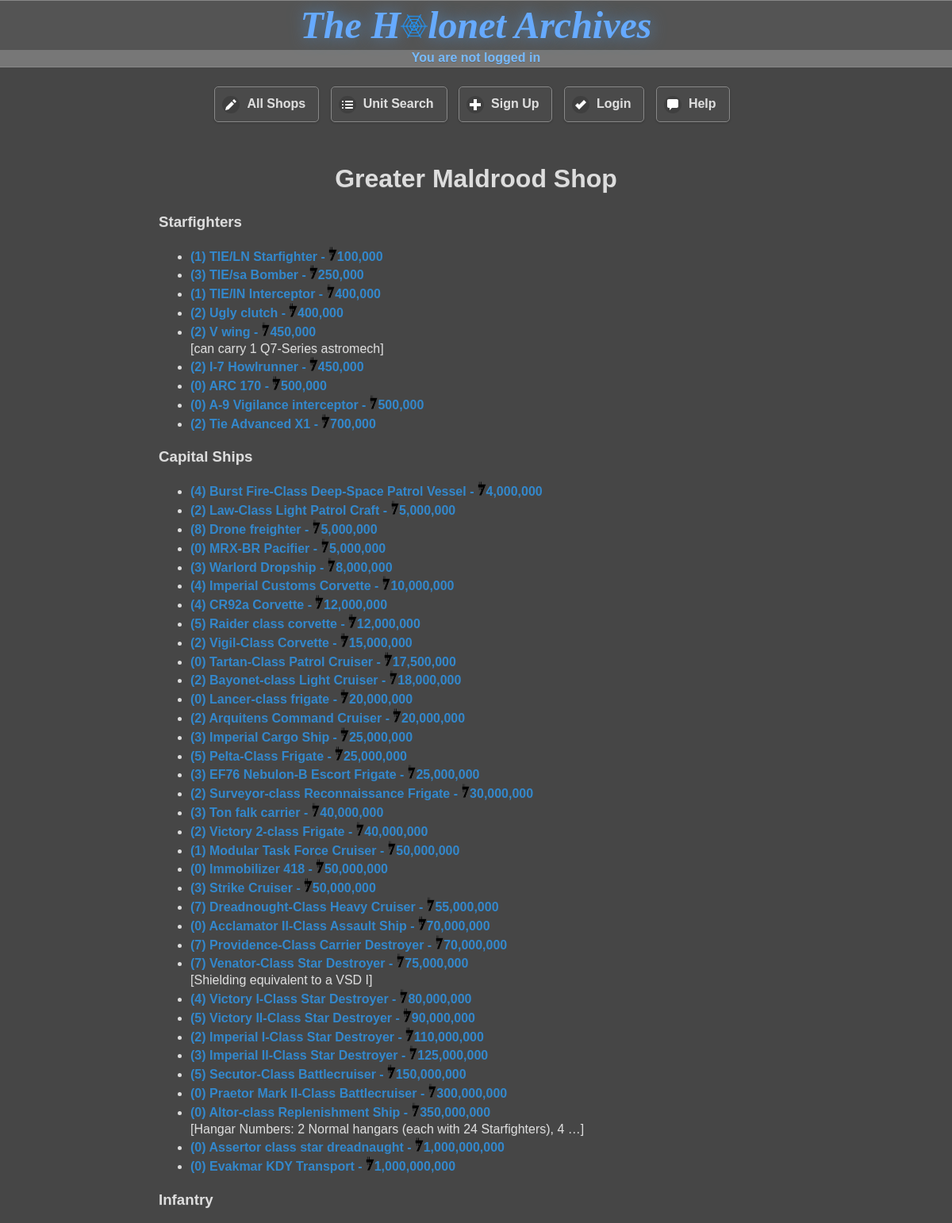
The page /public_html/shop_page?sid=55 (upper part) on the database its author committed.
### tables this page shows
CREATE TABLE `unit` (
  `unit_id` smallint(5) unsigned NOT NULL AUTO_INCREMENT,
  `unit_type` smallint(5) unsigned DEFAULT NULL,
  `name` varchar(128) DEFAULT NULL,
  `alias` varchar(32) DEFAULT NULL,
  `price` bigint(20) unsigned DEFAULT NULL,
  `modslots` tinyint(3) unsigned DEFAULT NULL,
  `uc_limit` smallint(5) unsigned DEFAULT NULL,
  `length` float DEFAULT NULL,
  `height` float DEFAULT NULL,
  `width` float DEFAULT NULL,
  `hyperdrive` float DEFAULT NULL,
  `backup` float DEFAULT NULL,
  `mglt` tinyint(3) unsigned DEFAULT NULL,
  `kmh` smallint(5) unsigned DEFAULT NULL,
  `shield` tinyint(3) unsigned DEFAULT NULL,
  `hull` tinyint(3) unsigned DEFAULT NULL,
  `sbd` smallint(5) unsigned DEFAULT NULL,
  `ru` smallint(5) unsigned DEFAULT NULL,
  `points` float DEFAULT NULL,
  `is_special` tinyint(3) unsigned DEFAULT NULL,
  `notes` varchar(1024) DEFAULT NULL,
  `wiki_link` varchar(128) DEFAULT NULL,
  `max_height` float DEFAULT NULL,
  `access` int(10) unsigned DEFAULT NULL,
  `mass` int(10) unsigned DEFAULT NULL,
  PRIMARY KEY (`unit_id`),
  KEY `unit_type` (`unit_type`),
  KEY `shield` (`shield`),
  KEY `hull` (`hull`),
  CONSTRAINT `unit_ibfk_1` FOREIGN KEY (`unit_type`) REFERENCES `unit_type` (`unit_type`),
  CONSTRAINT `unit_ibfk_2` FOREIGN KEY (`shield`) REFERENCES `strength` (`strength_no`),
  CONSTRAINT `unit_ibfk_3` FOREIGN KEY (`hull`) REFERENCES `strength` (`strength_no`)
);

### php/functions.php (the view, shortened to what this page needs)
<?php
    function sanitise_string(&$pdo, $var) {
        $var = strip_tags($var);
        $var = htmlentities($var, ENT_QUOTES);
        $result = $pdo->quote($var);
        return str_replace("'", "", $result);
    }
    function generate_random_string() {
        return substr(md5(rand()), 0, 7);
    }
    function check_user_status() {
        if (isset($_SESSION['user'])) {
            $user = $_SESSION['user'];
            $logged_in = TRUE;
            $userstr = ": " . $user;
            $logged_in_as = "You are logged in as $user";
        }
        else {
            $user = '';
            $userstr = "";
            $logged_in = FALSE;
            $logged_in_as = "You are not logged in";
        }
        return array($user, $userstr, $logged_in, $logged_in_as);
    }
    function get_shop_stats(&$pdo, $shop_id) {
        $result = $pdo->query(<<<_END
        SELECT
            u.unit_id,
            u.name,
            ut.type_description,
            u.modslots,
            s.shop_name,
            u.price,
            u.notes,
            u.uc_limit
        FROM
            units_in_shop AS us
        JOIN shop AS s
        ON
            s.shop_id = us.shop_id
        JOIN unit AS u
        ON
            us.unit_id = u.unit_id
        LEFT JOIN unit_type AS ut
        ON
            ut.unit_type = u.unit_type
        WHERE
            s.shop_id = $shop_id
        ORDER BY
            u.unit_type
        _END);
        $units = [];
        while ($row = $result->fetch()) {
            $units[] = $row;
        }
        $shop_name = $units[0]['shop_name'];
        foreach ($units as $index => $unit) {
            unset($units[$index]['shop_name']);
        }
        return array($shop_name, $units);
    }
    function collect_unit_types($units) {
        $unit_types = [];
        foreach ($units as $unit) {
            if (!in_array($unit['type_description'], $unit_types)) {
                $unit_types[] = $unit['type_description'];
            }
        }
        return $unit_types;
    }
    function sort_units_by_attribute(&$units, $attr) {
        $arr_size = sizeof($units);
        for ($i = 1; $i < $arr_size; $i++) {
            $lower = 0;
            $upper = $i-1;
            while ($lower <= $upper) {
                $middle = intval(($lower + $upper)/2);
                if ($units[$i][$attr] >= $units[$middle][$attr]) $lower = $middle + 1;
                else $upper = $middle - 1;
            }
            if ($units[$i][$attr] >= $units[$middle][$attr]) $position = $middle + 1;
            else $position = $middle;
            for ($j = $i; $j > $position; $j--) {
                swap_array_values($units, $j, $j-1);
            }
        }
        return $units;
    }
    function search_for_units($units, $attr, $value) {
        $found_at = FALSE;
        foreach ($units as $index => $unit) {
            if ($unit[$attr] == $value) {
                $found_at = $index;
                break;
            }
        }
        return $found_at;
    }
    function get_units_of_attr($units, $attr, $value) {
        $found_at = search_for_units($units, $attr, $value);
        $units_of_attr = [];
        while ($found_at !== FALSE) {
            $units_of_attr[] = $units[$found_at];
            unset($units[$found_at]);
            $found_at = search_for_units($units, $attr, $value);
        }
        return $units_of_attr;
    }
    function display_shop_unit($unit) {
        $C = 'constant';
        $unit_id = $unit['unit_id'];
        $str = "<li><a class='unit-links' data-transition='slide' href='{$C('WEBSITE_ROOT')}/unit_page?uid=$unit_id'>(" . $unit['modslots'] . ") ";
        $str .= $unit['name'];
        $price = $unit['price'];
        if ($price != 0) $str .= " - <img src='{$C('WEBSITE_ROOT')}/data/images/credit_symbol.png' alt='credits' height='18px'  />" . number_format($price);
        $str .= "</a>";
        if (not_null($unit['notes']) && $unit['notes'] !== '') {
            $str .= "<br  />[" . substr($unit['notes'], 0, 64);
            $str .= strlen($unit['notes']) > 64 ? "&hellip;]" : "]";
        }
        $str .=  "</li>";
        return $str;
    }
    function normalise_unit_types($type) {
        switch ($type) {
            case 'Small Vehicle':
                return 'Vehicle';
            case 'Medium Vehicle':
                return 'Vehicle';
            default:
                return $type;
        }
    }
    function display_shop($shop_name, $units) {
        foreach ($units as $index => $unit) {
            $units[$index]['type_description'] = normalise_unit_types($unit['type_description']);
        }
        $types = collect_unit_types($units);
        sort_unit_types($types);
        echo "<h1 class='centre'>$shop_name</h1>";
        foreach ($types as $type) {
            echo "<div><h3>" . pluralise($type) . "</h3><ul>";
            $units_of_type = get_units_of_attr($units, 'type_description',  $type);
            sort_units_by_attribute($units_of_type, 'price');
            foreach ($units_of_type as $unit) {
                echo display_shop_unit($unit);
            }
            echo "</ul></div>";
        }
    }
    function validate_id(&$pdo, $id, $table) {
        $query = $pdo->query("SELECT * FROM $table WHERE $table" . "_id = '$id'");
        if (!is_numeric($id)) {
            return "ID must be an integer, please try again.";
        } elseif ($query->rowCount() == 0) {
            return "That entry does not exist, please try again";
        } else return '';
    }
    function pluralise($phrase) {
        if (strtolower(substr($phrase, -1)) == 's') {
            return $phrase;
        } elseif (strtolower($phrase) == 'crew') {
            return $phrase;
        } elseif (strtolower($phrase) == 'infantry') {
            return $phrase;
        } else return $phrase . "s";
    }
    function not_null($val) { return (!($val === NULL)); }

### php/header.php (shortened to what this page needs)
<?php
    require_once 'functions.php';
    $pdo = initialise_mysql_connection(MYSQL_HOST, MYSQL_DATABASE, MYSQL_USER, MYSQL_PASS);
    $C = 'constant';
    echo <<<_ECHO
    <!DOCTYPE html>
    <html lang='eng' dir='ltr'>
        <head>
            <meta charset='utf-8'  />
            <meta name='viewport' content='width=device-width, initial-scale=1'  />
            <link rel='stylesheet' href='{$C('WEBSITE_ROOT')}/_/js/jquery_mobile/jquery.mobile-1.4.5.css'  />
            <link rel='stylesheet' href='{$C('WEBSITE_ROOT')}/_/css/holonet-original.css'  />
            <link rel='stylesheet' href='{$C('WEBSITE_ROOT')}/_/css/jquery.mobile.icons.min.css'  />
            <link rel='stylesheet' href='{$C('WEBSITE_ROOT')}/_/css/styles.css'  />
            <link rel='icon' href='{$C('WEBSITE_ROOT')}/data/images/favicon.ico' type='image/ico'  />
            <script type='text/javascript' src='{$C('WEBSITE_ROOT')}/_/js/OSC.js'></script>
            <script type='text/javascript' src='{$C('WEBSITE_ROOT')}/_/js/javascript.js'></script>
            <script type='text/javascript' src='{$C('WEBSITE_ROOT')}/_/js/jquery/jquery-2.1.4.js'></script>
            <script type='text/javascript' src='{$C('WEBSITE_ROOT')}/_/js/jquery_mobile/jquery.mobile-1.4.5.js'></script>
    _ECHO;
    $randstr = generate_random_string();
    list($user, $userstr, $logged_in, $logged_in_as) = check_user_status();
    $privilege = $logged_in ? check_user_privilege($pdo, $user) : [];
    echo <<<_ECHO
            <title>The Holonet Archives$userstr</title>
        </head>
        </body>
            <div data-role='page'>
                <div data-role='header'>
                    <div class='centre'>
                        <a class='no-show' href='{$C('WEBSITE_ROOT')}?r=$randstr'>
                            <span id='logo'>The H<img height='30px' id='net' src='{$C('WEBSITE_ROOT')}/data/images/logo.png' alt='o'  />lonet Archives</span>
                        </a>
                    </div>
                    <div id='center-username' class='username'>$logged_in_as</div>
                </div>
                <div data-role='content'>
    _ECHO;
    if ($logged_in) {
        echo "<div class='centre'>";
        if (in_array(3, $privilege)) {
            echo "<a data-role='button' data-inline='true' data-icon='edit' data-transtition='slidefade' href='{$C('WEBSITE_ROOT')}/modify_unit?r=$randstr'>Modify Unit</a>";
        }
        echo <<<_ECHO
                        <a data-role='button' data-inline='true' data-icon='tag' data-transtition='slidefade' href='{$C('WEBSITE_ROOT')}/shop_page?r=$randstr'>All Shops</a>
                        <a data-role='button' data-inline='true' data-icon='bullets' data-transtition='slidefade' data-ajax='false' href='{$C('WEBSITE_ROOT')}/unit_lookup?r=$randstr'>Unit Search</a>
                        <a data-role='button' data-inline='true' data-icon='action' data-transtition='slidefade' href='{$C('WEBSITE_ROOT')}/profile/log_out.php?r=$randstr'>Log out</a>
                        <a data-role='button' data-inline='true' data-icon='comment' data-transtition='slidefade' href='{$C('WEBSITE_ROOT')}/help/?r=$randstr'>Help</a>
                    </div>
        _ECHO;
    }
    else {
        echo <<<_ECHO
                    <div class='centre'>
                        <a data-role='button' data-inline='true' data-icon='edit' data-transtition='slidefade' href='{$C('WEBSITE_ROOT')}/shop_page?r=$randstr'>All Shops</a>
                        <a data-role='button' data-inline='true' data-icon='bullets' data-transtition='slidefade' data-ajax='false' href='{$C('WEBSITE_ROOT')}/unit_lookup?r=$randstr'>Unit Search</a>
                        <a data-role='button' data-inline='true' data-icon='plus' data-transtition='slidefade' href='{$C('WEBSITE_ROOT')}/profile/sign_up.php?r=$randstr'>Sign Up</a>
                        <a data-role='button' data-inline='true' data-icon='check' data-transtition='slidefade' href='{$C('WEBSITE_ROOT')}/profile/login.php?r=$randstr'>Login</a>
                        <a data-role='button' data-inline='true' data-icon='comment' data-transtition='slidefade' href='{$C('WEBSITE_ROOT')}/help/?r=$randstr'>Help</a>
                    </div>
        _ECHO;
    }

### public_html/shop_page/index.php (shortened to what this page needs)
<?php
    require_once '../../php/functions.php';
    require_once DOCUMENT_ROOT . 'php/header.php';
    if (isset($_GET['sid'])) {
        $shop_id = sanitise_string($pdo, $_GET['sid']);
        if ($shop_id == 47) {
            echo "<iframe class='youtube-embed-full' class='full-screen-image' src='https://www.youtube.com/embed/DJfg39WkMvE' title='YouTube video player' frameborder='0' allow='accelerometer; autoplay; clipboard-write; encrypted-media; gyroscope; picture-in-picture' allowfullscreen></iframe></div>";
            $no_footer = TRUE;
        } else {
            $is_valid_id = validate_id($pdo, $shop_id, 'shop');
            if ($is_valid_id == '') {
                $shop = get_shop_stats($pdo, $shop_id);
                echo "<br  />";
                echo <<<_END
                                <div class='shop'>
                _END;
                display_shop($shop[0], $shop[1]);
                echo <<<_END
                                </div>
                            </div>
                _END;
            } else {
                echo "<h4 class='centre'>$is_valid_id</h4></div>";
            }
        }
    }
    include_once DOCUMENT_ROOT . 'php/footer.php';

### php/footer.php (shortened to what this page needs)
<?php
    require_once 'functions.php';
    if (!isset($no_footer)) {
        echo "<div data-role='footer'>";
        echo "<div class='centre'>By using this website, you agree to the terms of service listed here: <a href='{$C('WEBSITE_ROOT')}/terms_of_use'>{$C('WEBSITE_ROOT')}/terms_of_use</a>";
    }
    echo <<<_END
                    <!--- Did you ever hear the tragedy of Darth Plagueis The Wise? I thought not. It’s not a story the Jedi would tell you. It’s a Sith legend. Darth Plagueis was a Dark Lord of the Sith, so powerful and so wise he could use the Force to influence the midichlorians to create life… He had such a knowledge of the dark side that he could even keep the ones he cared about from dying. The dark side of the Force is a pathway to many abilities some consider to be unnatural. He became so powerful… the only thing he was afraid of was losing his power, which eventually, of course, he did. Unfortunately, he taught his apprentice everything he knew, then his apprentice killed him in his sleep. Ironic. He could save others from death, but not himself.-->
                </div>
            </div>
        </body>
    </html>
    _END;

### public_html/_/css/holonet-original.css (style rules this page uses)
html { font-size: 100%; }
body, input, select, textarea, button, .ui-btn { font-size: 1em; line-height: 1.3; font-family: sans-serif ; }
.ui-btn, label.ui-btn { font-weight: bold; border-width: 1px; border-style: solid; }
.ui-btn { text-decoration: none !important; }
.ui-corner-all { -webkit-border-radius: .6em ; border-radius: .6em ; }
.ui-btn-corner-all, .ui-btn.ui-corner-all, .ui-slider-track.ui-corner-all, .ui-flipswitch.ui-corner-all, .ui-li-count { -webkit-border-radius: .3125em ; border-radius: .3125em ; }
.ui-btn-corner-all, .ui-corner-all { -webkit-background-clip: padding; background-clip: padding-box; }
.ui-shadow { -webkit-box-shadow: 0 1px 3px rgba(0,0,0,.2) ; -moz-box-shadow: 0 1px 3px rgba(0,0,0,.2) ; box-shadow: 0 1px 3px rgba(0,0,0,.2) ; }
.ui-btn-icon-left:after, .ui-btn-icon-right:after, .ui-btn-icon-top:after, .ui-btn-icon-bottom:after, .ui-btn-icon-notext:after { background-color: #666666 ; background-color: rgba(0,0,0,.15) ; background-position: center center; background-repeat: no-repeat; -webkit-border-radius: 1em; border-radius: 1em; }
.ui-bar-a, .ui-page-theme-a .ui-bar-inherit, html .ui-bar-a .ui-bar-inherit, html .ui-body-a .ui-bar-inherit, html body .ui-group-theme-a .ui-bar-inherit { background-color: #545454 ; border-color: #888888 ; color: #DDDDDD ; text-shadow: 0 1px 0 #666666 ; font-weight: bold; }
.ui-overlay-a, .ui-page-theme-a, .ui-page-theme-a .ui-panel-wrapper { background-color: #464646 ; border-color: #888888 ; color: #DDDDDD ; text-shadow: 0 1px 0 #555555 ; }
.ui-page-theme-a a, html .ui-bar-a a, html .ui-body-a a, html body .ui-group-theme-a a { color: #3388cc ; font-weight: bold; }
.ui-page-theme-a .ui-btn, html .ui-bar-a .ui-btn, html .ui-body-a .ui-btn, html body .ui-group-theme-a .ui-btn, html head + body .ui-btn.ui-btn-a, .ui-page-theme-a .ui-btn:visited, html .ui-bar-a .ui-btn:visited, html .ui-body-a .ui-btn:visited, html body .ui-group-theme-a .ui-btn:visited, html head + body .ui-btn.ui-btn-a:visited { background-color: #4a4a4a ; border-color: #888888 ; color: #DDDDDD ; text-shadow: 0 0px 0 #666666 ; }

### public_html/_/css/styles.css (style rules this page uses)
html { background:#444; color: #CEF; }
.unit-links { text-decoration: none; text-shadow: none; }
.centre { text-align:center; }
#logo { font-family:'Times New Roman', Times, serif; font-weight:bold; font-style:italic; font-size:300%; color:#6AF; text-shadow: 0 0 20px #58B; }
.username { text-align:center; background:#777; color:#7BF; }
#center-username { margin:auto; }
.shop { max-width: 800px; margin: auto; }
.no-show { text-decoration: none; }
.no-show { color: #DDD !important; text-decoration: none; text-shadow: none; }

### rows shown on the page
unit: modslots "1", unit "TIE/LN Starfighter", price "100,000"
unit: modslots "3", unit "TIE/sa Bomber", price "250,000"
unit: modslots "1", unit "TIE/IN Interceptor", price "400,000"
unit: modslots "2", unit "Ugly clutch", price "400,000"
unit: modslots "2", unit "V wing", price "450,000", notes "can carry 1 Q7-Series astromech", notes "]"
unit: modslots "2", unit "I-7 Howlrunner", price "450,000"
unit: modslots "0", unit "ARC 170", price "500,000"
unit: modslots "0", unit "A-9 Vigilance interceptor", price "500,000"
unit: modslots "2", unit "Tie Advanced X1", price "700,000"
unit: modslots "4", unit "Burst Fire-Class Deep-Space Patrol Vessel", price "4,000,000"
unit: modslots "2", unit "Law-Class Light Patrol Craft", price "5,000,000"
unit: modslots "8", unit "Drone freighter", price "5,000,000"
unit: modslots "0", unit "MRX-BR Pacifier", price "5,000,000"
unit: modslots "3", unit "Warlord Dropship", price "8,000,000"
unit: modslots "4", unit "Imperial Customs Corvette", price "10,000,000"
unit: modslots "4", unit "CR92a Corvette", price "12,000,000"
unit: modslots "5", unit "Raider class corvette", price "12,000,000"
unit: modslots "2", unit "Vigil-Class Corvette", price "15,000,000"
unit: modslots "0", unit "Tartan-Class Patrol Cruiser", price "17,500,000"
unit: modslots "2", unit "Bayonet-class Light Cruiser", price "18,000,000"
unit: modslots "0", unit "Lancer-class frigate", price "20,000,000"
unit: modslots "2", unit "Arquitens Command Cruiser", price "20,000,000"
unit: modslots "3", unit "Imperial Cargo Ship", price "25,000,000"
unit: modslots "5", unit "Pelta-Class Frigate", price "25,000,000"
unit: modslots "3", unit "EF76 Nebulon-B Escort Frigate", price "25,000,000"
unit: modslots "2", unit "Surveyor-class Reconnaissance Frigate", price "30,000,000"
unit: modslots "3", unit "Ton falk carrier", price "40,000,000"
unit: modslots "2", unit "Victory 2-class Frigate", price "40,000,000"
unit: modslots "1", unit "Modular Task Force Cruiser", price "50,000,000"
unit: modslots "0", unit "Immobilizer 418", price "50,000,000"
unit: modslots "3", unit "Strike Cruiser", price "50,000,000"
unit: modslots "7", unit "Dreadnought-Class Heavy Cruiser", price "55,000,000"
unit: modslots "0", unit "Acclamator II-Class Assault Ship", price "70,000,000"
unit: modslots "7", unit "Providence-Class Carrier Destroyer", price "70,000,000"
unit: modslots "7", unit "Venator-Class Star Destroyer", price "75,000,000", notes "Shielding equivalent to a VSD I", notes "]"
unit: modslots "4", unit "Victory I-Class Star Destroyer", price "80,000,000"
unit: modslots "5", unit "Victory II-Class Star Destroyer", price "90,000,000"
unit: modslots "2", unit "Imperial I-Class Star Destroyer", price "110,000,000"
unit: modslots "3", unit "Imperial II-Class Star Destroyer", price "125,000,000"
unit: modslots "5", unit "Secutor-Class Battlecruiser", price "150,000,000"
unit: modslots "0", unit "Praetor Mark II-Class Battlecruiser", price "300,000,000"
unit: modslots "0", unit "Altor-class Replenishment Ship", price "350,000,000", notes "Hangar Numbers: 2 Normal hangars (each with 24 Starfighters), 4", notes "…]"
unit: modslots "0", unit "Assertor class star dreadnaught", price "1,000,000,000"
unit: modslots "0", unit "Evakmar KDY Transport", price "1,000,000,000"

### other values the page prints
$logged_in_as "You are not logged in"
$shop_name "Greater Maldrood Shop"
pluralise($type) "Starfighters"
pluralise($type) "Capital Ships"
pluralise($type) "Infantry"
